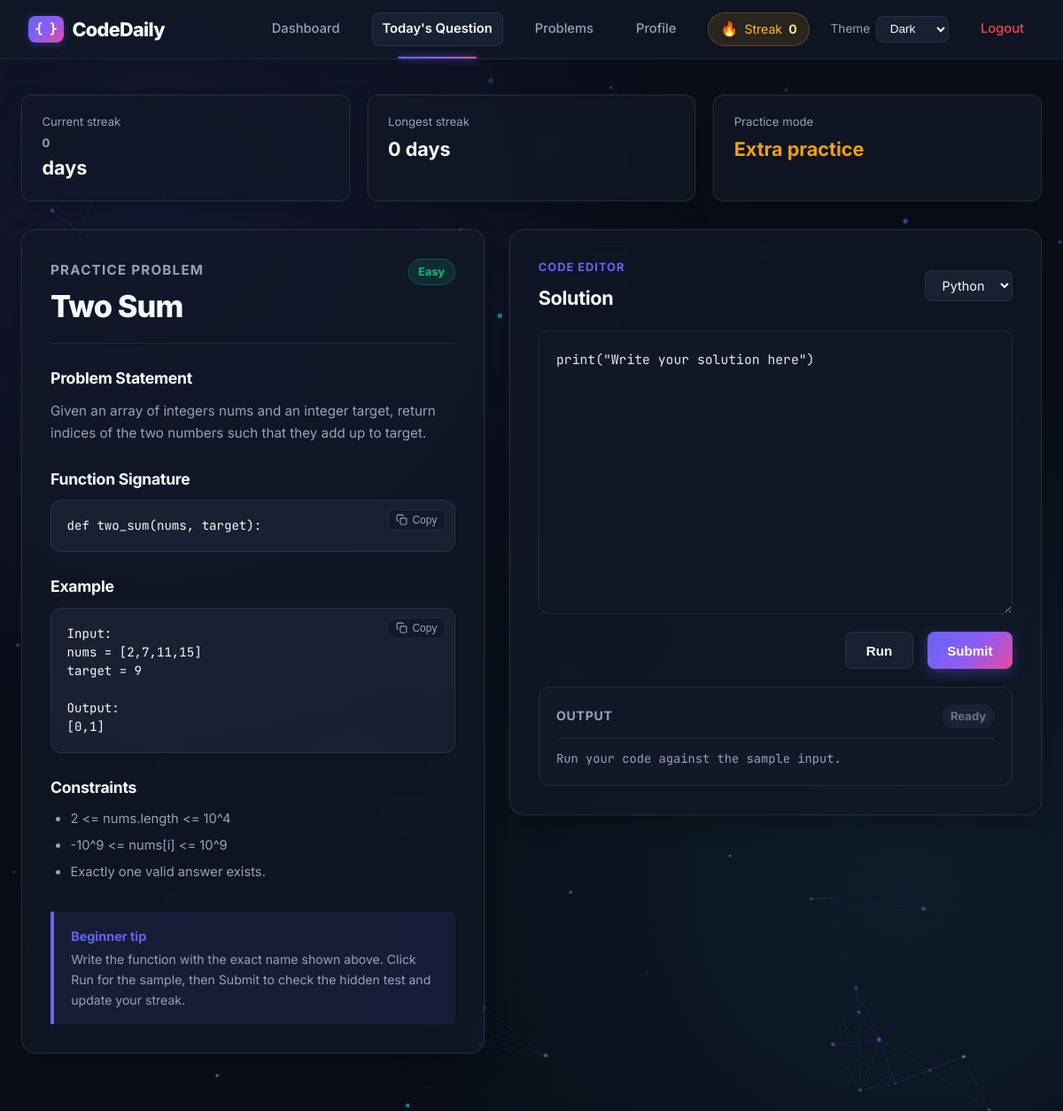
Screenshot of /problems/1 (signed in) with the database file from the repository.
### tables this page shows
CREATE TABLE questions (
                id INTEGER PRIMARY KEY AUTOINCREMENT,
                title TEXT NOT NULL,
                difficulty TEXT NOT NULL,
                description TEXT NOT NULL,
                example_input TEXT NOT NULL,
                example_output TEXT NOT NULL,
                constraints_json TEXT NOT NULL DEFAULT '[]',
                function_signature TEXT,
                hidden_input TEXT,
                hidden_output TEXT,
                source TEXT NOT NULL DEFAULT 'seed',
                created_at TEXT NOT NULL DEFAULT CURRENT_TIMESTAMP
            );

### app.py (the view)
@app.route("/problems/<int:question_id>")
def practice_question(question_id):
    question = get_question(question_id)
    if not question:
        return redirect(url_for("problems"))
    return render_template(
        "daily_question.html",
        question=question,
        error=None,
        page_label="Practice Problem",
        stats=user_stats(session["user_id"]),
        is_daily=False,
    )

### app.py (called while the page is built)
@app.context_processor
def inject_user():
    if not session.get("user_id"):
        return {"current_user": None, "current_stats": None}
    user = get_user(session["user_id"])
    return {"current_user": user, "current_stats": user_stats(session["user_id"])}

### database.py (called while the page is built)
def get_db():
    conn = sqlite3.connect(DATABASE)
    conn.row_factory = sqlite3.Row
    return conn

def row_to_question(row):
    if row is None:
        return None
    item = dict(row)
    item["constraints"] = json.loads(item.pop("constraints_json") or "[]")
    return item

def get_user(user_id):
    with get_db() as conn:
        return conn.execute("SELECT * FROM users WHERE id = ?", (user_id,)).fetchone()

def get_question(question_id):
    with get_db() as conn:
        row = conn.execute("SELECT * FROM questions WHERE id = ?", (question_id,)).fetchone()
    return row_to_question(row)

### templates/daily_question.html (shortened to what this page needs)
{% extends "base.html" %}
{% block content %}
{% if error %}
<section class="empty-state">
    <h1>Today's question is not available yet</h1>
    <p>{{ error }}</p>
</section>
{% else %}
<section class="daily-summary">
    <article>
        <span>Current streak</span>
        <strong><span class="js-streak-count">{{ stats.current_streak if stats else 0 }}</span> days</strong>
    </article>
    <article>
        <span>Longest streak</span>
        <strong>{{ stats.longest_streak if stats else 0 }} days</strong>
    </article>
    <article class="{{ 'done' if stats and stats.today_solved else 'pending' }}">
        <span>{{ "Daily goal" if is_daily else "Practice mode" }}</span>
        <strong class="js-today-status">{{ "Solved" if stats and stats.today_solved else ("Submit to solve" if is_daily else "Extra practice") }}</strong>
    </article>
</section>
<section class="coding-layout"
         data-question-id="{{ question.id }}"
         data-is-daily="{{ 'true' if is_daily else 'false' }}"
         data-function-signature="{{ question.function_signature or '' }}">
    <article class="problem-panel">
        <div class="problem-header">
            <div>
                <p class="eyebrow">{{ page_label or "Coding Problem" }}</p>
                <h1>{{ question.title }}</h1>
            </div>
            <span class="difficulty {{ question.difficulty|lower }}">{{ question.difficulty }}</span>
        </div>
        <h2>Problem Statement</h2>
        <p>{{ question.description }}</p>
        {% if question.function_signature %}
        <h2>Function Signature</h2>
        <pre>{{ question.function_signature }}</pre>
        {% endif %}
        <h2>Example</h2>
        <pre>Input:
{{ question.example_input }}
Output:
{{ question.example_output }}</pre>
        {% if question.constraints %}
        <h2>Constraints</h2>
        <ul>
            {% for constraint in question.constraints %}
            <li>{{ constraint }}</li>
            {% endfor %}
        </ul>
        {% endif %}
        <div class="beginner-note">
            <strong>Beginner tip</strong>
            <p>Write the function with the exact name shown above. Click Run for the sample, then Submit to check the hidden test and update your streak.</p>
        </div>
    </article>
    <article class="editor-panel">
        <div class="editor-toolbar">
            <div>
                <p class="eyebrow">Code editor</p>
                <h2>Solution</h2>
            </div>
            <select id="language" aria-label="Language">
                <option value="python">Python</option>
            </select>
        </div>
        <textarea id="source-code" class="code-editor" spellcheck="false">print("Write your solution here")</textarea>
        <div class="editor-actions">
            <button id="run-btn" class="secondary-btn" type="button">Run</button>
            <button id="submit-btn" class="primary-btn" type="button">Submit</button>
        </div>
        <div class="result-box" id="result-box">
            <div class="result-meta">
                <strong>Output</strong>
                <span id="verdict">Ready</span>
            </div>
            <pre id="output">Run your code against the sample input.</pre>
        </div>
    </article>
</section>
{% endif %}
{% endblock %}

### rows the page displays
questions: title "Two Sum", difficulty "Easy", description "Given an array of integers nums and an integer target, return indices of the two numbers such that they add up to target.", function_signature "def two_sum(nums, target):", example_input "nums = [2,7,11,15] target = 9", example_output "[0,1]"

### other values shown
{{ current_stats.current_streak if current_stats else 0 }} "0"
{{ stats.current_streak if stats else 0 }} "0"
{{ stats.longest_streak if stats else 0 }} "0"
{{ "Daily goal" if is_daily else "Practice mode" }} "Practice mode"
{{ page_label or "Coding Problem" }} "PRACTICE PROBLEM"
{{ constraint }} "2 <= nums.length <= 10^4" "-10^9 <= nums[i] <= 10^9" "Exactly one valid answer exists."
